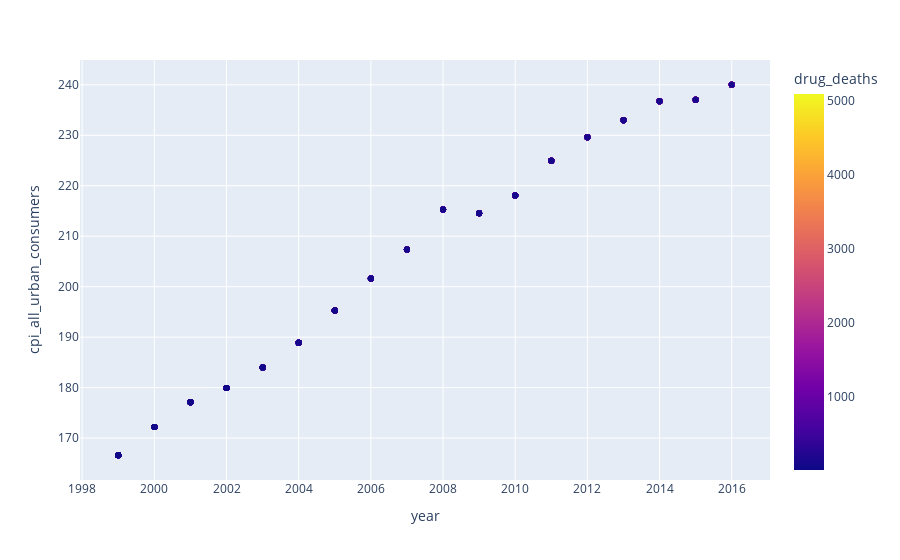

This figure's notebook cell:
### Code cell
fig=px.scatter(df,y='cpi_all_urban_consumers',x='year',color='drug_deaths')
fig.show()

### Figure 1 — Plotly figure (JSON) as saved in the notebook; plotly's stock layout.template omitted (floating-point values rounded to 4 significant figures; data arrays with more than 128 entries replaced by an {"elided": "..."} marker saying what was removed)
{"data": [{"hovertemplate": "year=%{x}<br>cpi_all_urban_consumers=%{y}<br>drug_deaths=%{marker.color}<extra></extra>", "legendgroup": "", "marker": {"color": {"elided": "918 int values"}, "coloraxis": "coloraxis", "symbol": "circle"}, "mode": "markers", "name": "", "orientation": "v", "showlegend": false, "type": "scatter", "x": {"elided": "918 int values"}, "xaxis": "x", "y": {"elided": "918 float values"}, "yaxis": "y"}], "layout": {"coloraxis": {"colorbar": {"title": {"text": "drug_deaths"}}, "colorscale": [[0, "#0d0887"], [0.1111, "#46039f"], [0.2222, "#7201a8"], [0.3333, "#9c179e"], [0.4444, "#bd3786"], [0.5556, "#d8576b"], [0.6667, "#ed7953"], [0.7778, "#fb9f3a"], [0.8889, "#fdca26"], [1, "#f0f921"]]}, "legend": {"tracegroupgap": 0}, "margin": {"t": 60}, "xaxis": {"anchor": "y", "domain": [0, 1], "title": {"text": "year"}}, "yaxis": {"anchor": "x", "domain": [0, 1], "title": {"text": "cpi_all_urban_consumers"}}}}
